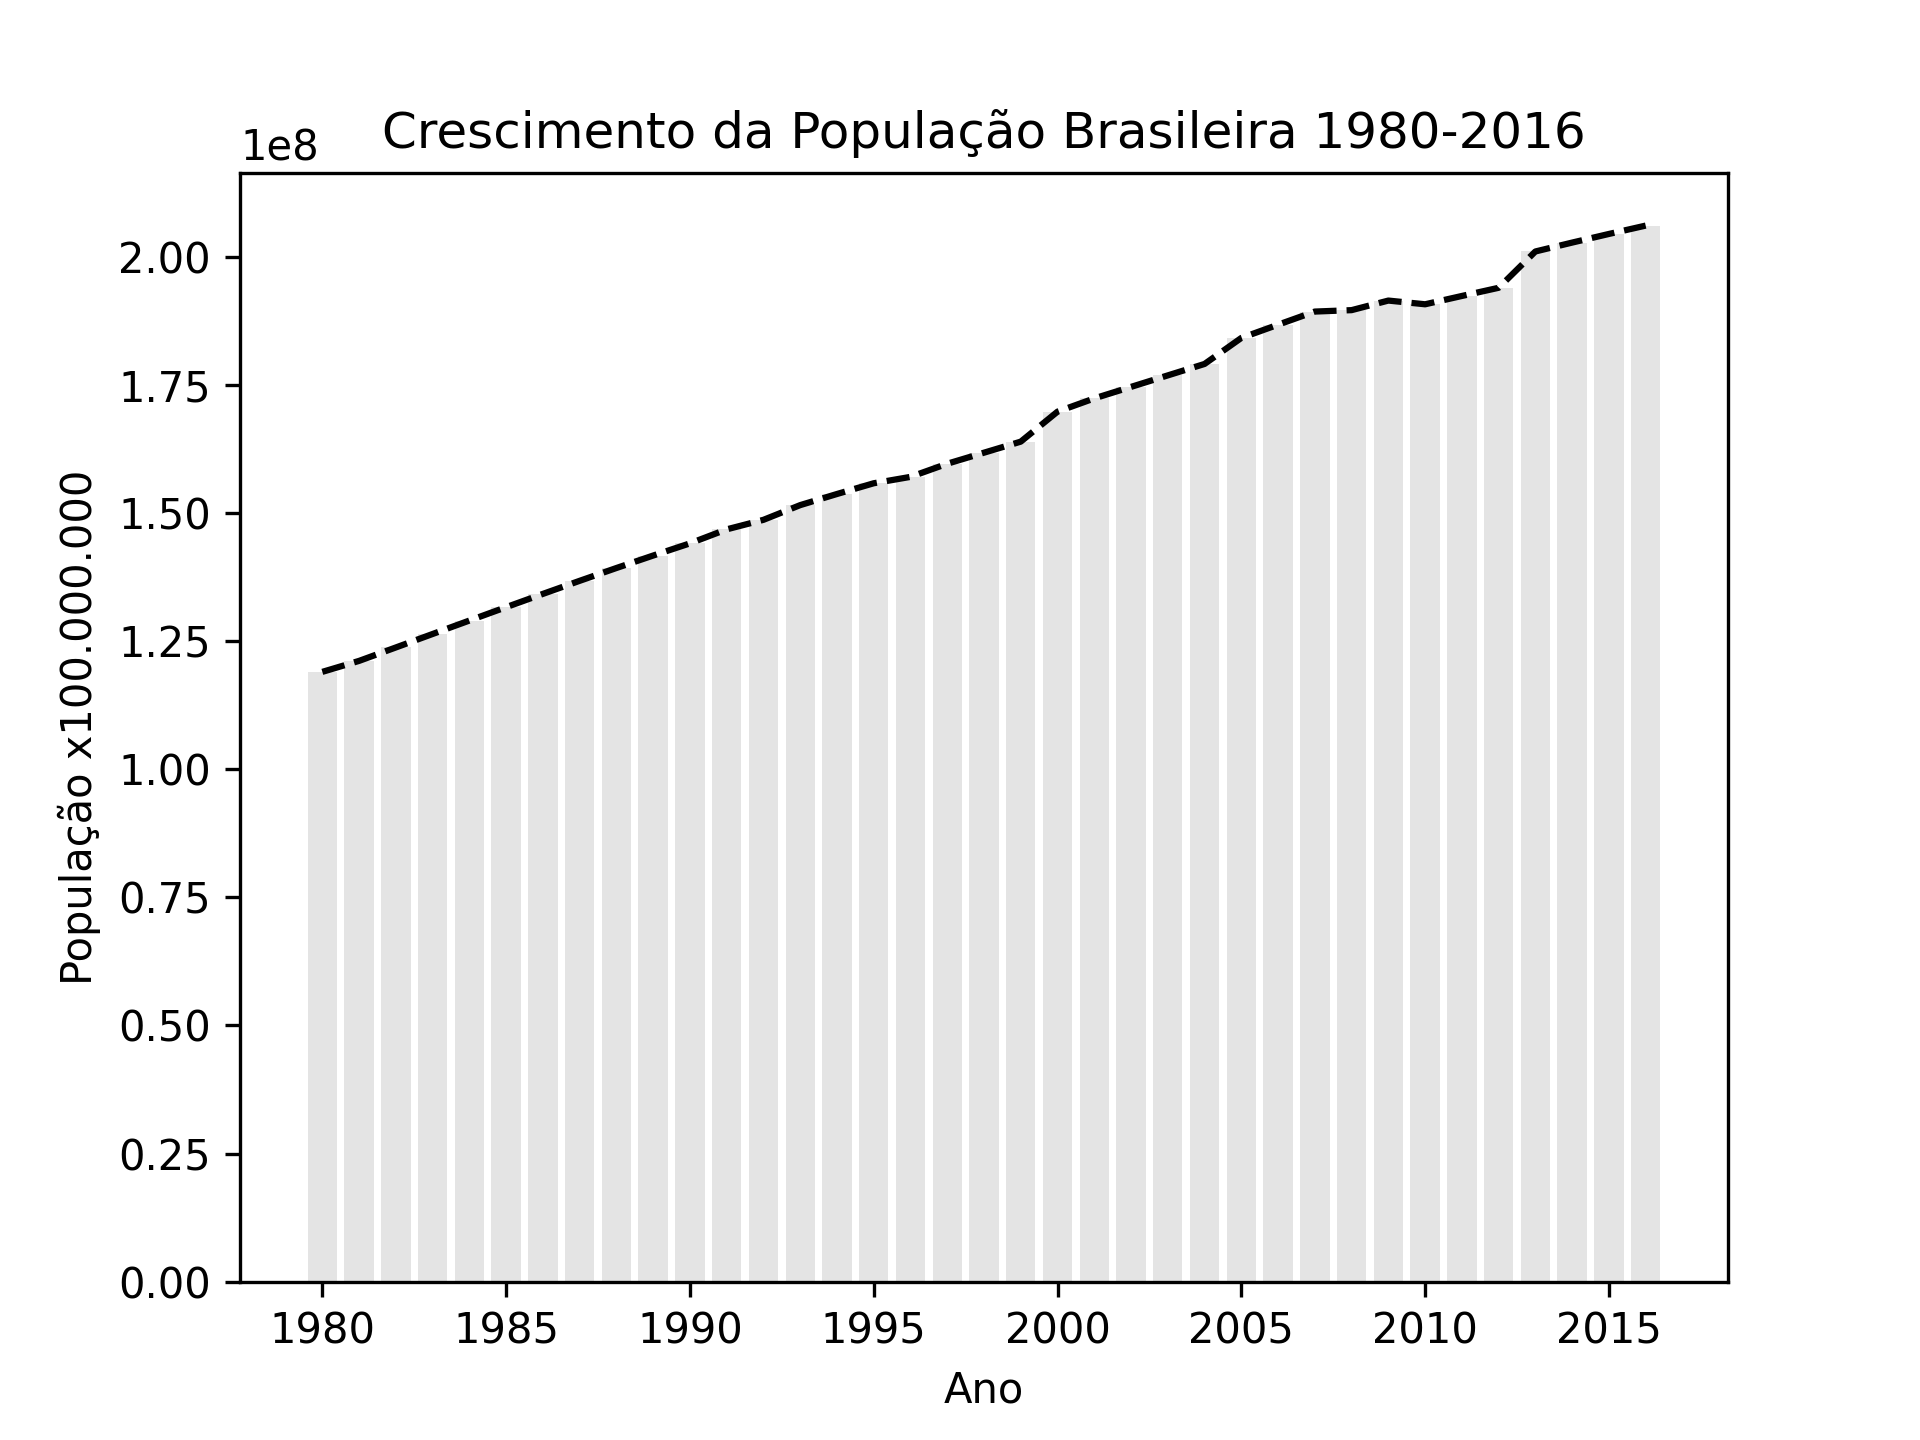

Reproduce this figure in Python.
# Crescimento da População Brasileira 1980-2016
# DataSus
import matplotlib.pyplot as plt

dados = open("populacao.csv").readlines()

x = []
y = []

for i in range(len(dados)):
    if i == 0:
        continue
    linha = dados[i].split(";")
    x.append(int(linha[0]))
    y.append(int(linha[1]))

plt.bar(x, y, color = "#e4e4e4")
plt.plot(x, y, color = "k", linestyle = "--")

plt.title("Crescimento da População Brasileira 1980-2016")
plt.xlabel("Ano")
plt.ylabel("População x100.000.000")
#plt.show()
plt.savefig("populacao.png", dpi = 300)

